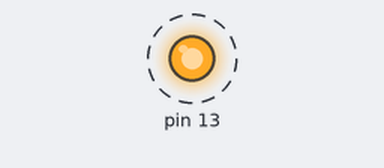
Recording of a sketch running on a simulated Arduino Uno, built with avr-gcc and run on an emulated ATmega328P. On the bench: output pins drawn as LEDs (lit = HIGH). Dashed ring = blinking. What the sketch prints to the serial monitor is not drawn.

Above: at 0.5 s.
Timing chart, 0 to 4.6 s (numbered marks = the images above):
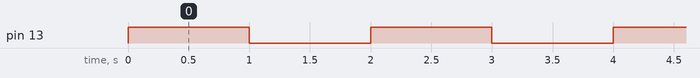

Measured:
- by itself, pin 13: alternates HIGH for 1.0 s and LOW for 1.0 s

The sketch:

Blink.ino.ino
```cpp
/*
  Blink

  Turns an LED on for one second, then off for one second, repeatedly.

  Most Arduinos have an on-board LED you can control. On the UNO, MEGA and ZERO
  it is attached to digital pin 13, on MKR1000 on pin 6. LED_BUILTIN is set to
  the correct LED pin independent of which board is used.
  If you want to know what pin the on-board LED is connected to on your Arduino
  model, check the Technical Specs of your board at:
  https://www.arduino.cc/en/Main/Products


  http://www.arduino.cc/en/Tutorial/Blink
*/

// the setup function runs once when you press reset or power the board
void setup() {
  // initialize digital pin LED_BUILTIN as an output.
  pinMode(13, OUTPUT);
  Serial.begin(9600);
}

// the loop function runs over and over again forever
void loop() {


 Serial.println("in the loop");
  digitalWrite(13, HIGH);   // turn the LED on (HIGH is the voltage level)
  delay(1000);                       // wait for a second
  digitalWrite(13, LOW);    // turn the LED off by making the voltage LOW
  delay(1000);                       // wait for a second

}
```
